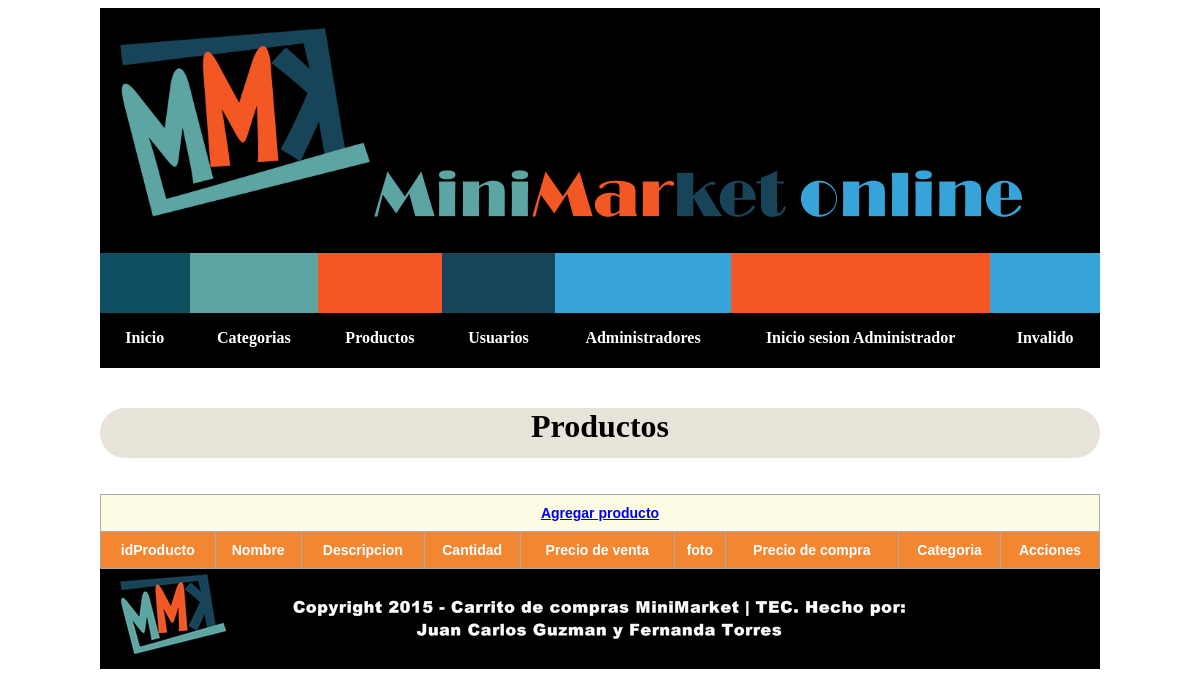
The app's page /Admin/productos.php, older data.
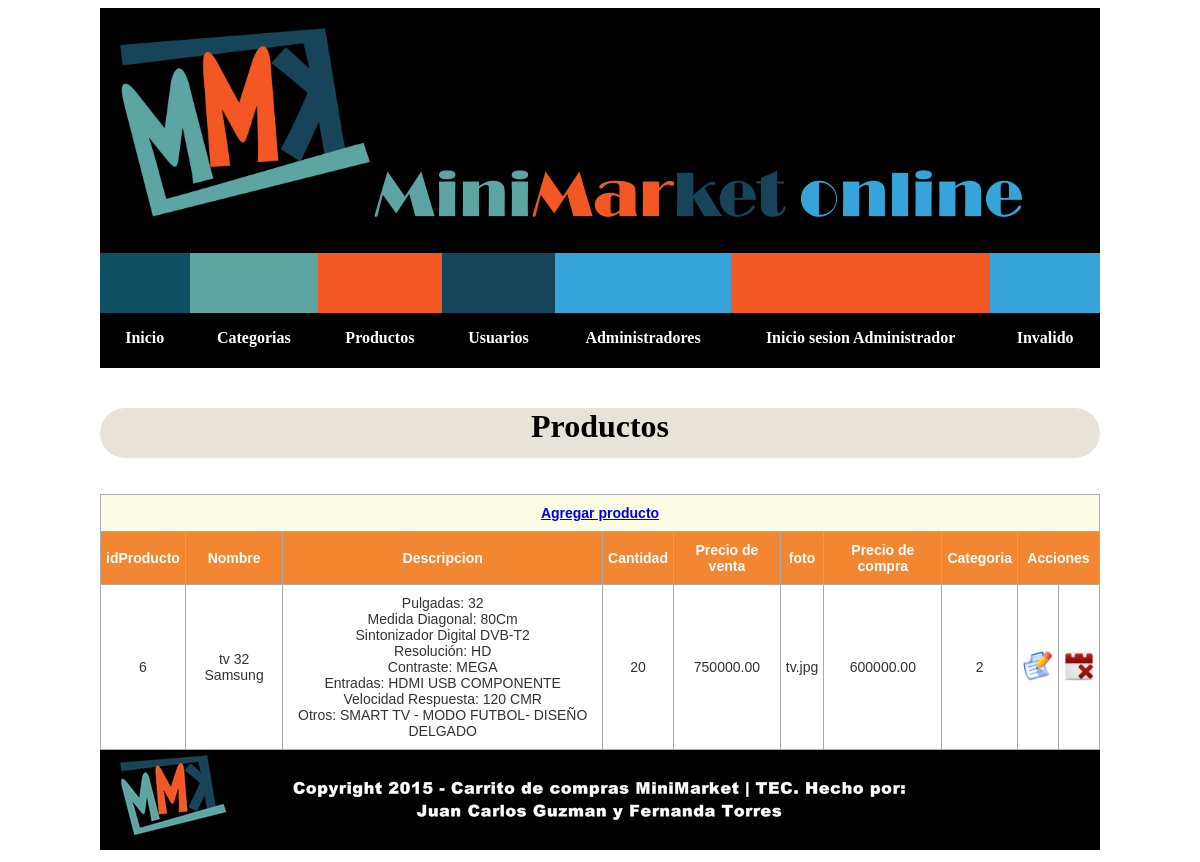
The same page, newer data.
### tables this page shows
CREATE TABLE IF NOT EXISTS `productos` (
`idProducto` int(11) NOT NULL,
  `nombre` varchar(45) NOT NULL,
  `descripcion` varchar(400) NOT NULL,
  `cantidad` int(3) NOT NULL,
  `presioVenta` double(10,2) NOT NULL,
  `foto` varchar(45) NOT NULL,
  `PresioCompra` double(10,2) NOT NULL,
  `Categorias_idCat` int(11) NOT NULL
);

### Admin/productos.php (the view, shortened to what this page needs)
<?php
        $mysql = new conexion();
        $mysqli=$mysql->conctar();
$sql ="SELECT * FROM productos";
$consulta= $mysqli->query($sql);
?>
<!DOCTYPE html>
<html>
    <head>
        <link rel="stylesheet" href="css/estiloProductos.css" type="text/css" media="screen" />
    </head>
    <?php include 'header.php';?>
    <body>
        <h1>Productos</h1>
        <br>
        <br>
        <div id="prod">
        <table class="tg">
        <tr>
            <th class="tg-rvy5" colspan="10"><a href="agregarPoducto.php">Agregar producto </a></th>
        </tr>
        <tr>
            <td class="tg-1ttd">idProducto</td>
            <td class="tg-1ttd">Nombre</td>
            <td class="tg-1ttd">Descripcion</td>
            <td class="tg-1ttd">Cantidad</td>
            <td class="tg-1ttd">Precio de venta</td>
            <td class="tg-1ttd">foto</td>
            <td class="tg-1ttd">Precio de compra</td>
            <td class="tg-1ttd">Categoria</td>
            <td class="tg-1ttd" colspan="2">Acciones</td>
        </tr>
        <?php while($campos=mysqli_fetch_object($consulta)){?>
        <tr>
            <td class="tg-031e"><?php echo $campos->idProducto; ?></td>
            <td class="tg-031e"><?php echo $campos->nombre; ?></td>
            <td class="tg-031e"><?php echo $campos->descripcion; ?></td>
            <td class="tg-031e"><?php echo $campos->cantidad; ?></td>
            <td class="tg-031e"><?php echo $campos->presioVenta; ?></td>
            <td class="tg-031e"><?php echo $campos->foto; ?></td>
            <td class="tg-031e"><?php echo $campos->PresioCompra;?></td>
            <td class="tg-031e"><?php echo $campos->Categorias_idCat;?></td>
            <td class="tg-031e"><a class="ac"href="#"
            onclick="modificarProducto(<?php echo $campos->idProducto; ?>)">
            <img src="../img/modificar.png" width="30px" height="30px"/></a></td>
            <td class="tg-031e"><a class="ac"href="#"  onclick="eliminarProducto(<?php echo $campos->idProducto; ?>)"><img src="../img/remove_event_256.png" width="30px" height="30px"/></a></td>
        </tr>
        <?php }?>
        </table>
            </div>
    </body>
     <div id="foot"><?php include './footer.php';?></div>
</html>

Row changes from the older to the newer data that the page shows:
added productos: idProducto "6", nombre "tv 32 Samsung", descripcion "Pulgadas: 32 Medida Diagonal: 80Cm Sintonizador Digital DVB-T2 Resolución: HD Contraste: MEGA Entradas: HDMI USB COMPONENTE Velocidad Respuesta: 120 CMR Otros: SMART TV - MODO FUTBOL- DISEÑO DELGADO", cantidad "20", presioVenta "750000.00", foto "tv.jpg", PresioCompra "600000.00", Categorias_idCat "2"
